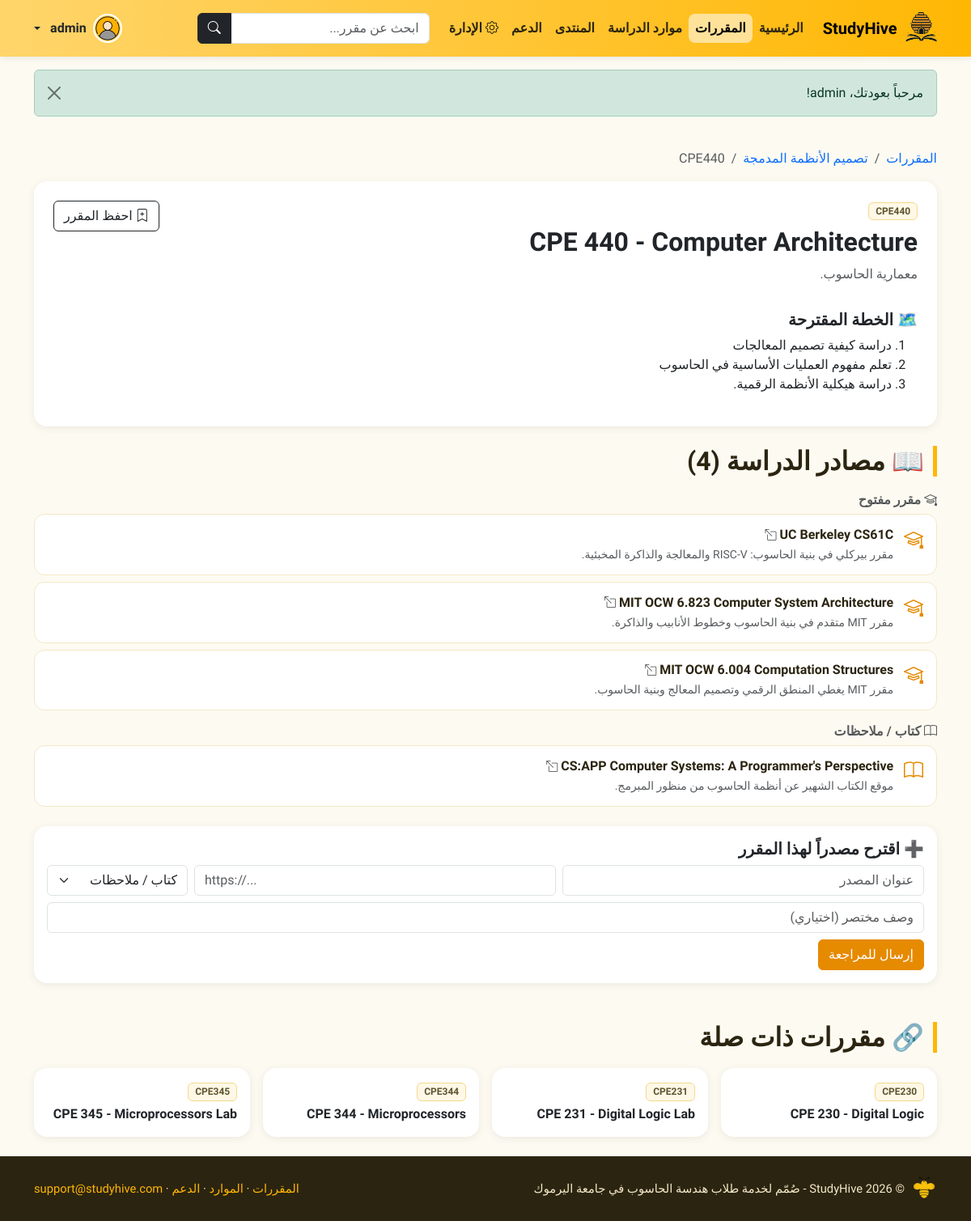
Page /index.php?page=course&code=CPE440 (signed in) on the committed database.
### tables this page shows
CREATE TABLE courses (
  course_code VARCHAR(30) NOT NULL PRIMARY KEY,
  title VARCHAR(100) NOT NULL,
  description VARCHAR(255) NOT NULL,
  plan VARCHAR(500) NOT NULL,
  category VARCHAR(100) NOT NULL,
  featured TINYINT NOT NULL DEFAULT 0
);

CREATE TABLE resources (
  id INT UNSIGNED NOT NULL AUTO_INCREMENT PRIMARY KEY,
  course_code VARCHAR(30) NOT NULL,
  title VARCHAR(150) NOT NULL,
  url VARCHAR(500) NOT NULL,
  type ENUM('book','video','course','docs','practice') NOT NULL DEFAULT 'book',
  description VARCHAR(255) NOT NULL DEFAULT '',
  status ENUM('approved','pending') NOT NULL DEFAULT 'approved',
  submitted_by INT UNSIGNED NULL,
  created_at TIMESTAMP NOT NULL DEFAULT CURRENT_TIMESTAMP,
  FOREIGN KEY (course_code) REFERENCES courses(course_code) ON DELETE CASCADE ON UPDATE CASCADE,
  FOREIGN KEY (submitted_by) REFERENCES users(id) ON DELETE SET NULL
);

### includes/helpers.php (called while the page is built, shortened)
<?php
function e($v): string { return htmlspecialchars((string)$v, ENT_QUOTES, 'UTF-8'); }
function url(string $page, array $params = []): string {
    return 'index.php?' . http_build_query(['page' => $page] + $params);
}
function current_user(): ?array { return $_SESSION['user'] ?? null; }
function is_logged_in(): bool { return current_user() !== null; }
function render(string $view, array $data = [], array $opts = []): void {
    extract($data);
    include __DIR__ . '/../views/header.php';
    include __DIR__ . '/../views/' . $view . '.php';
    include __DIR__ . '/../views/footer.php';
}

### controllers/CoursesController.php (called while the page is built, shortened)
<?php
class CoursesController
{
    private PDO $db;
    private Course $courses;
    public function __construct(PDO $db) { $this->db = $db; $this->courses = new Course($db); }
    public function course(): void {
        $course = $this->courses->find($_GET['code'] ?? '');
        $res = (new Resource($this->db))->forCourse($course['course_code']);
        $grouped = [];
        foreach ($res as $r) { $grouped[$r['type']][] = $r; }
        render('course', [
            'course' => $course, 'grouped' => $grouped, 'resCount' => count($res),
            'isSaved' => is_logged_in() && in_array($course['course_code'], $this->courses->savedCodes((int)current_user()['id'])),
            'related' => array_slice(array_values(array_filter($this->courses->all('', $course['category']), fn($c) => $c['course_code'] !== $course['course_code'])), 0, 4),
        ], ['title' => $course['title'] . ' - StudyHive']);
    }
}

### index.php (called while the page is built, shortened)
<?php
require_once __DIR__ . '/includes/helpers.php';
$page = $_GET['page'] ?? (is_logged_in() ? 'home' : 'landingpage');
$controller = new $class(Database::connect());
$action = $page === 'courseland' ? 'index' : (method_exists($controller, $page) ? $page : 'index');
$controller->$action();

### models/Course.php (called while the page is built, shortened)
<?php
class Course
{
    private PDO $db;
    public function __construct(PDO $db) { $this->db = $db; }
    public function all(string $q = '', string $category = ''): array {
        $sql = 'SELECT c.*, (SELECT COUNT(*) FROM resources r WHERE r.course_code = c.course_code AND r.status = \'approved\') AS res_count FROM courses c WHERE 1=1';
        $args = [];
        if ($category !== '') { $sql .= ' AND c.category = ?'; $args[] = $category; }
        $s = $this->db->prepare($sql . ' ORDER BY c.course_code');
        $s->execute($args);
        return $s->fetchAll();
    }
    public function find(string $code): ?array {
        $s = $this->db->prepare('SELECT * FROM courses WHERE course_code = ?');
        $s->execute([$code]);
        return $s->fetch() ?: null;
    }
}

### models/Resource.php (called while the page is built, shortened)
<?php
class Resource
{
    private PDO $db;
    public function __construct(PDO $db) { $this->db = $db; }
    public function approved(string $q = '', string $type = '', string $course = ''): array {
        $sql = 'SELECT r.*, c.title AS course_title FROM resources r JOIN courses c ON c.course_code = r.course_code WHERE r.status = \'approved\'';
        $args = [];
        if ($course !== '') { $sql .= ' AND r.course_code = ?'; $args[] = $course; }
        $s = $this->db->prepare($sql . ' ORDER BY r.course_code, r.id');
        $s->execute($args);
        return $s->fetchAll();
    }
    public function forCourse(string $code): array { return $this->approved('', '', $code); }
}

### views/course.php (the view, shortened to what this page needs)
<nav aria-label="breadcrumb"><ol class="breadcrumb">
    <li class="breadcrumb-item"><a href="<?= url('courses') ?>">المقررات</a></li>
    <li class="breadcrumb-item"><a href="<?= url('courses', ['category' => $course['category']]) ?>"><?= e($course['category']) ?></a></li>
    <li class="breadcrumb-item active"><?= e($course['course_code']) ?></li>
</ol></nav>
<div class="card mb-4"><div class="card-body p-4">
    <div class="d-flex flex-wrap justify-content-between align-items-start gap-2">
        <div>
            <span class="badge course-badge mb-2"><?= e($course['course_code']) ?></span>
            <h1 class="h2 fw-bold"><?= e($course['title']) ?></h1>
            <p class="text-muted"><?= e($course['description']) ?></p>
        </div>
        <?php if (is_logged_in()): ?>
            <form method="post"><?= csrf_field() ?><input type="hidden" name="action" value="toggle_save">
                <button class="btn <?= $isSaved ? 'btn-warning' : 'btn-outline-dark' ?>"><i class="bi <?= $isSaved ? 'bi-bookmark-star-fill' : 'bi-bookmark-plus' ?>"></i> <?= $isSaved ? 'محفوظ' : 'احفظ المقرر' ?></button>
            </form>
        <?php endif; ?>
    </div>
    <h2 class="h5 fw-bold mt-3">🗺️ الخطة المقترحة</h2>
    <?php
        $steps = preg_split('/\s*\d+\.\s*/u', preg_replace('/^خطة مقترحة:\s*/u', '', $course['plan']), -1, PREG_SPLIT_NO_EMPTY);
    ?>
    <?php if (count($steps) > 1): ?>
        <ol><?php foreach ($steps as $s): ?><li><?= e(trim($s)) ?></li><?php endforeach; ?></ol>
    <?php else: ?><p><?= e($course['plan']) ?></p><?php endif; ?>
</div></div>
<h2 class="section-title">📖 مصادر الدراسة (<?= (int)$resCount ?>)</h2>
<?php foreach ($grouped as $type => $items): [$label, $icon] = RESOURCE_TYPES[$type] ?? [$type, 'bi-link']; ?>
    <h3 class="h6 fw-bold text-muted mt-3"><i class="bi <?= $icon ?>"></i> <?= e($label) ?></h3>
    <div class="d-grid gap-2">
        <?php foreach ($items as $r): ?>
            <a class="res-item" href="<?= e($r['url']) ?>" target="_blank" rel="noopener noreferrer">
                <i class="bi <?= $icon ?> res-icon"></i>
                <div class="flex-grow-1"><div class="fw-bold"><?= e($r['title']) ?> <i class="bi bi-box-arrow-up-left small text-muted"></i></div><small class="text-muted"><?= e($r['description']) ?></small></div>
            </a>
        <?php endforeach; ?>
    </div>
<?php endforeach; ?>
<div class="card mt-4"><div class="card-body">
    <h3 class="h5 fw-bold">➕ اقترح مصدراً لهذا المقرر</h3>
    <?php if (is_logged_in()): ?>
        <form method="post" class="row g-2">
            <div class="col-md-5"><input class="form-control" name="title" placeholder="عنوان المصدر" maxlength="150" required></div>
            <div class="col-md-5"><input class="form-control" type="url" name="url" placeholder="https://..." required dir="ltr"></div>
            <div class="col-md-2"><select class="form-select" name="type"><?php foreach (RESOURCE_TYPES as $k => [$l]): ?><option value="<?= $k ?>"><?= e($l) ?></option><?php endforeach; ?></select></div>
            <div class="col-12"><input class="form-control" name="description" placeholder="وصف مختصر (اختياري)" maxlength="255"></div>
            <div class="col-12"><button class="btn btn-primary">إرسال للمراجعة</button></div>
        </form>
    <?php else: ?>
        <p class="mb-0"><a href="<?= url('login') ?>">سجّل الدخول</a> لتقترح مصدراً أو تحفظ المقرر.</p>
    <?php endif; ?>
</div></div>
<?php if ($related): ?>
<h2 class="section-title mt-5">🔗 مقررات ذات صلة</h2>
<div class="row g-3">
    <?php foreach ($related as $c): ?>
        <div class="col-md-6 col-lg-3"><a class="card card-hover h-100 text-dark" href="<?= url('course', ['code' => $c['course_code']]) ?>"><div class="card-body"><span class="badge course-badge mb-1"><?= e($c['course_code']) ?></span><div class="fw-bold"><?= e($c['title']) ?></div></div></a></div>
    <?php endforeach; ?>
</div>
<?php endif; ?>

### assets/css/style.css (style rules this page uses)
:root { --honey: #ffb703; --honey-dark: #e68a00; --brown: #5d532e; --ink: #2b2410; --cream: #fff8e6; }
html, body { height: 100%; }
body { font-family: 'Tajawal', 'Segoe UI', Tahoma, Arial, sans-serif; background: #fdfaf2; color: var(--ink); display: flex; flex-direction: column; min-height: 100vh; }
a { text-decoration: none; }
.btn-honey, .btn-primary { --bs-btn-bg: var(--honey-dark); --bs-btn-border-color: var(--honey-dark); --bs-btn-color: #fff; --bs-btn-hover-bg: var(--brown); --bs-btn-hover-border-color: var(--brown); --bs-btn-hover-color: #fff; --bs-btn-active-bg: var(--brown); --bs-btn-active-border-color: var(--brown); --bs-btn-active-color: #fff; }
.card { border: 0; box-shadow: 0 2px 10px rgba(93,83,46,.10); border-radius: 1rem; }
.card-hover { transition: transform .15s, box-shadow .15s; }
.section-title { font-weight: 800; border-right: 5px solid var(--honey); padding-right: .7rem; margin-bottom: 1.2rem; }
.course-badge { background: var(--cream); color: var(--brown); border: 1px solid #f1d98c; font-weight: 700; }
.res-item { display: flex; gap: .8rem; padding: .8rem 1rem; border-radius: .8rem; background: #fff; border: 1px solid #f3e9c6; color: inherit; transition: .15s; }
.res-item .res-icon { font-size: 1.5rem; color: var(--honey-dark); }

### rows in the picture
courses: category "تصميم الأنظمة المدمجة", course_code "CPE440", title "CPE 440 - Computer Architecture", description "معمارية الحاسوب.", plan "دراسة كيفية تصميم المعالجات", plan "تعلم مفهوم العمليات الأساسية في الحاسوب", plan "دراسة هيكلية الأنظمة الرقمية."
resources: title "UC Berkeley CS61C", description "مقرر بيركلي في بنية الحاسوب: RISC-V والمعالجة والذاكرة المخبئية."
resources: description "مقرر MIT متقدم في بنية الحاسوب وخطوط الأنابيب والذاكرة."
resources: title "MIT OCW 6.004 Computation Structures", description "مقرر MIT يغطي المنطق الرقمي وتصميم المعالج وبنية الحاسوب."
resources: title "CS:APP Computer Systems: A Programmer's Perspective", description "موقع الكتاب الشهير عن أنظمة الحاسوب من منظور المبرمج."
courses: course_code "CPE230", title "CPE 230 - Digital Logic"
courses: course_code "CPE231", title "CPE 231 - Digital Logic Lab"
courses: course_code "CPE344", title "CPE 344 - Microprocessors"
courses: course_code "CPE345", title "CPE 345 - Microprocessors Lab"

### other values in the picture
$label "الرئيسية"
$label "المقررات"
$label "موارد الدراسة"
$label "المنتدى"
$label "الدعم"
$navUser['username'] "admin"
$m "مرحباً بعودتك، admin!"
$resCount "4"
$label "مقرر مفتوح"
$label "كتاب / ملاحظات"
form field type "كتاب / ملاحظات"
